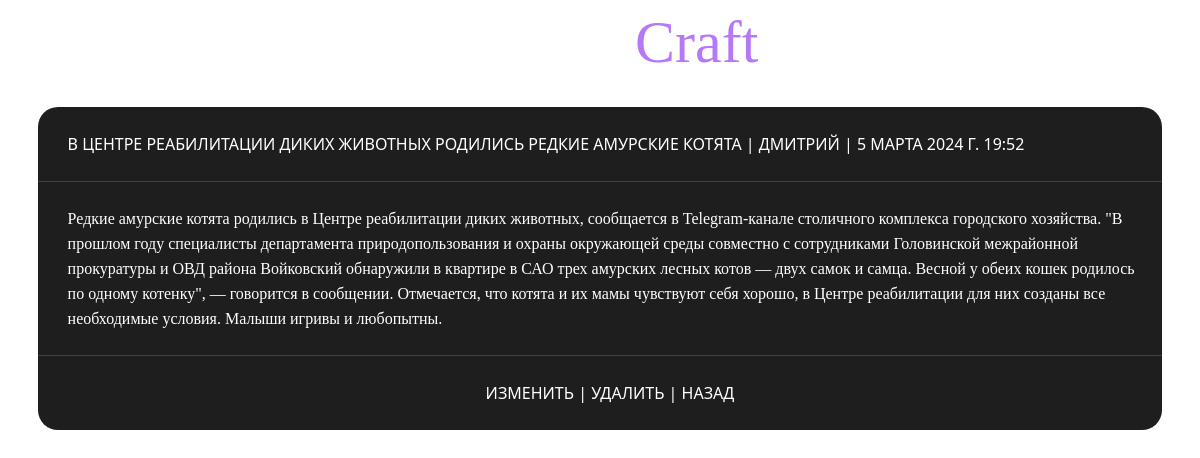
The page /articles/4/ on the database its author committed.
### articles/models.py (models this page shows)
class articles(models.Model):
    title=models.CharField(max_length=255)
    body=models.TextField()
    date=models.DateTimeField(auto_now_add=True)
    author=models.ForeignKey(
        settings.AUTH_USER_MODEL,
        on_delete=models.CASCADE,
    )

### users/models.py (models this page shows)
class CustomUser(AbstractUser):
    age = models.PositiveIntegerField(default=0)

### articles/views.py (the view)
# urls.py: path('<int:pk>/', views.ArticlesDetailView.as_view(), name='articles_detail'),
class ArticlesDetailView(DetailView):
    model = articles
    template_name = 'articles_detail.html'

### templates/articles_detail.html
{% extends 'base.html' %}
{% block content %}
        <div class="list_main">
            <div class="list_title">
               <p class="list_title_text">{{ articles.title }} |
                {{ articles.author }} |
                {{ articles.date}}</p>
            </div>
            <div class="list_body_1">
                <p class="list_body_text"> {{ articles.body }}</p>
            </div>
            <div class="list_set">
                <p class="list_set_text">
                    <a href="{% url 'articles_update' articles.pk %}">Изменить</a> | <a href="{% url 'articles_delete' articles.pk %}">Удалить</a> | <a href="{% url 'articles_list' %}">Назад</a>
                </p>
            </div>
        </div>
{% endblock %}

### static/css/base.css (style rules this page uses)
html { color: white; font-family:'Segoe UI', Tahoma, Geneva, Verdana, sans-serif ; background-image: url(https://i.ibb.co/51BngpK/image.png); background-size: cover; }
a { text-decoration: none; }

### static/css/articles_list.css (style rules this page uses)
.list_main { display: flex; justify-content: flex-start; align-items: flex-start; flex-direction: column; background-color: rgb(30,30,30); border-radius: 20px; width: 95%; margin: 10px; }
.list_title { box-sizing: border-box; display: flex; justify-content: flex-start; align-items: flex-start; flex-direction: row; width: 100%; border-bottom: 1px solid rgb(65,65,65); padding: 10px; padding-left: 30px; }
.list_title_text { text-transform: uppercase; height: 1%; }
.list_body_text { font-family:'Verdana'; line-height: 25px; }
.list_set { box-sizing: border-box; display: flex; justify-content: center; align-items: flex-start; flex-direction: row; width: 100%; padding: 10px; padding-left: 30px; }
.list_set a { text-decoration: none; color: white; }
.list_set_text { text-transform: uppercase; height: 1%; font-size: 16px; }

### static/css/articles_detail.css (style rules this page uses)
.list_body_1 { box-sizing: border-box; display: flex; justify-content: flex-start; align-items: flex-start; width: 100%; border-bottom: 1px solid rgb(65,65,65); padding: 8px; padding-left: 30px; }

### rows shown on the page
articles: title "В ЦЕНТРЕ РЕАБИЛИТАЦИИ ДИКИХ ЖИВОТНЫХ РОДИЛИСЬ РЕДКИЕ АМУРСКИЕ КОТЯТА", author "ДМИТРИЙ", date "5 МАРТА 2024 Г. 19:52", body "Редкие амурские котята родились в Центре реабилитации диких животных, сообщается в Telegram-канале столичного комплекса городского хозяйства. \"В прошлом году специалисты департамента природопользования и охраны окружающей среды совместно с сотрудниками Головинской межрайонной прокуратуры и ОВД района Войковский обнаружили в квартире в САО трех амурских лесных котов — двух самок и самца. Весной у обеих кошек родилось по одному котенку\", — говорится в сообщении. Отмечается, что котята и их мамы чувствуют себя хорошо, в Центре реабилитации для них созданы все необходимые условия. Малыши игривы и любопытны."
